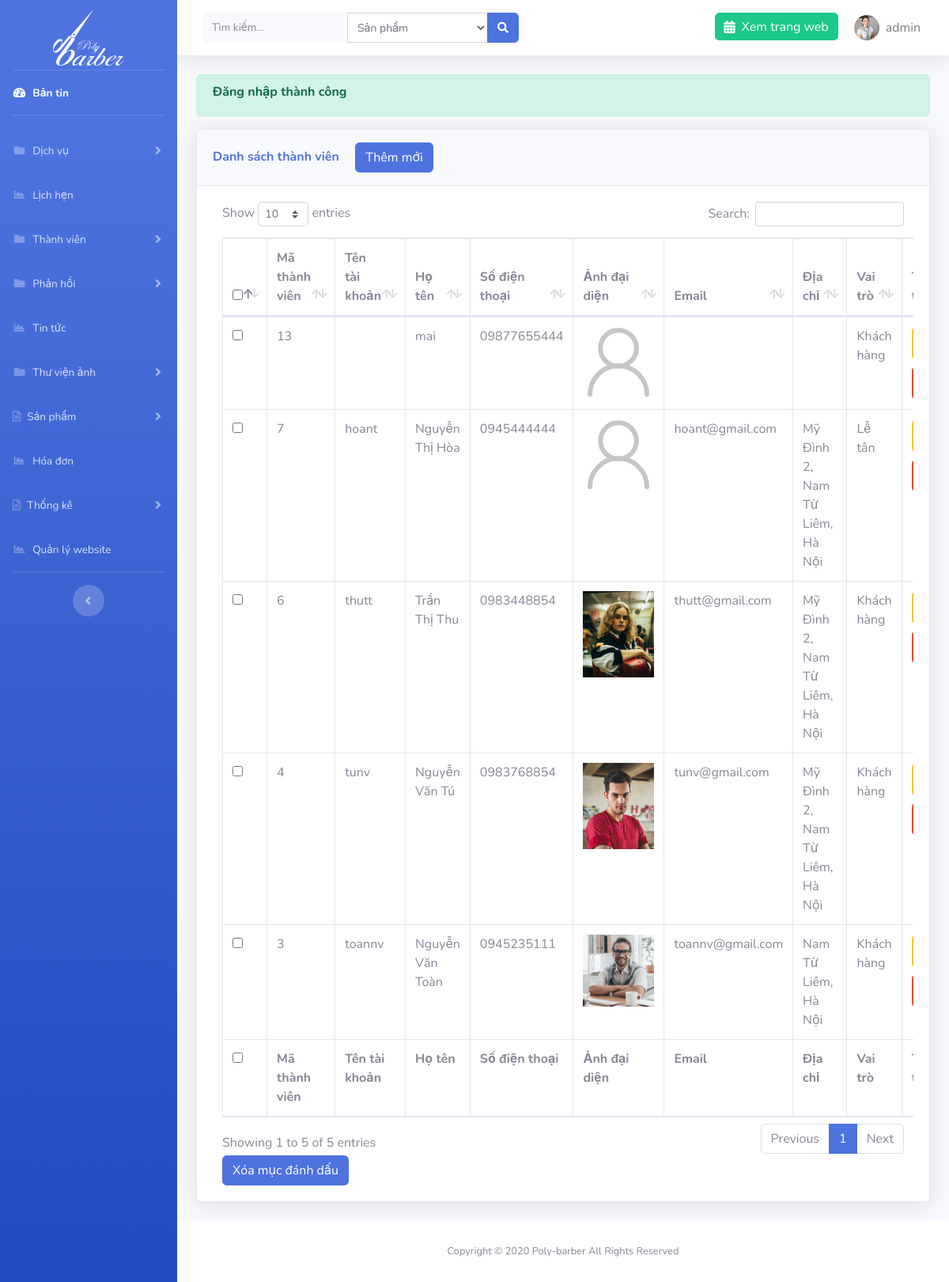
The page /admin/?page=user (signed in) on the database its author committed.
### tables this page shows
CREATE TABLE `setting` (
  `id` int(11) NOT NULL,
  `logo` varchar(191) NOT NULL,
  `file_ico` varchar(191) NOT NULL,
  `title` varchar(191) NOT NULL,
  `introduce` text NOT NULL,
  `slogan` varchar(191) NOT NULL
);

CREATE TABLE `users` (
  `id` int(11) NOT NULL,
  `account` varchar(191) NOT NULL,
  `password` varchar(191) NOT NULL,
  `name` varchar(191) NOT NULL,
  `address` varchar(255) NOT NULL,
  `phone` varchar(11) NOT NULL,
  `email` varchar(191) NOT NULL,
  `role` int(1) NOT NULL,
  `images` varchar(191) DEFAULT NULL,
  `code` varchar(191) DEFAULT NULL,
  `time_code` int(11) DEFAULT NULL
);

### libs/database.php (called while the page is built, shortened)
<?php
function connection()
{
    try {
       $conn = new PDO("mysql:host=localhost; dbname=duan1; charset=utf8", "root", "");
    } catch (PDOException $e) {
        echo "Lỗi Kết nối" . $e->getMessage();
    }
    return $conn;
}
function query_exe($sql) {
    $conn = connection();
    try {
        $stmt = $conn->prepare($sql);
        $stmt->execute();
        $result = $stmt->fetchAll(PDO::FETCH_ASSOC);
        return $result;
    } catch (PDOException $e) {
        echo "Lỗi dữ liệu" . $e->getMessage();
    } finally {
        unset($conn);
    }
}
function query_limit($sql) {
    $conn = connection();
    try {
        $stmt = $conn->prepare($sql);
        $stmt->execute();
        $result = $stmt->fetch(PDO::FETCH_ASSOC);
        return $result;
    } catch (PDOException $e) {
        echo "Lỗi dữ liệu" . $e->getMessage();
    } finally {
        unset($conn);
    }
}

### libs/setting.php (called while the page is built, shortened)
<?php
require_once "database.php";
function list_limit_setting(){
    $sql = "SELECT * from setting order by id limit 0,1";
    return query_limit($sql);
}

### libs/users.php (called while the page is built, shortened)
<?php
require_once "database.php";
function user_list_all($id){
    $sql = "SELECT * from users Where id != $id ORDER BY id DESC";
    return query_exe($sql);
}

### admin/users/index.php (the view, shortened to what this page needs)
<?php
$user =  user_list_all($_SESSION['user']['id']);
?>
<div class="container-fluid">
    <?php if (isset($_SESSION['message'])) : ?>
        <div class="alert alert-success alert-bold">
            <h6 class="font-weight-bold alert-text"><?= $_SESSION['message'] ?></h6>
        </div>
    <?php endif; ?>
    <div class="card shadow mb-4">
        <div class="card-header py-3">
            <h6 class="m-0 font-weight-bold text-primary">Danh sách thành viên <a href="<?= ROOT ?>admin/?page=user&action=add" class="btn btn-primary ml-3">Thêm mới</a></h6>
        </div>
        <div class="card-body">
            <div class="table-responsive">
                <form action="" method="POST" class="col-12">
                    <table class="table table-bordered" id="dataTable" width="100%" cellspacing="0">
                        <thead>
                            <tr>
                                <th>
                                    <input type="checkbox" name="checkall" class="checkall">
                                </th>
                                <th>Mã thành viên</th>
                                <th>Tên tài khoản</th>
                                <th>Họ tên</th>
                                <th>Số điện thoại</th>
                                <th>Ảnh đại diện</th>
                                <th>Email</th>
                                <th>Địa chỉ</th>
                                <th>Vai trò</th>
                                <th>Thao tác</th>
                            </tr>
                        </thead>
                        <tfoot>
                            <tr>
                                <th>
                                    <input type="checkbox" name="checkall" class="checkall">
                                </th>
                                <th>Mã thành viên</th>
                                <th>Tên tài khoản</th>
                                <th>Họ tên</th>
                                <th>Số điện thoại</th>
                                <th>Ảnh đại diện</th>
                                <th>Email</th>
                                <th>Địa chỉ</th>
                                <th>Vai trò</th>
                                <th>Thao tác</th>
                            </tr>
                        </tfoot>
                        <tbody>
                            <?php foreach ($user as $r) : ?>
                                <tr>
                                    <td>
                                        <input type="checkbox" name="id[]" value="<?= $r['id'] ?>">
                                    </td>
                                    <td><?= $r['id'] ?></td>
                                    <td><?= $r['account'] ?></td>
                                    <td><?= $r['name'] ?></td>
                                    <td><?= $r['phone'] ?></td>
                                    <td>
                                        <img src="../images/users/<?= $r['images'] ?>" width="90" alt="">
                                    </td>
                                    <td><?= $r['email'] ?></td>
                                    <td><?= $r['address'] ?></td>
                                    <?php if ($r['role'] == 1) : ?>
                                        <td>Quản trị</td>
                                    <?php elseif ($r['role'] == 2) : ?>
                                        <td>Lễ tân</td>
                                    <?php else : ?>
                                        <td>Khách hàng</td>
                                    <?php endif; ?>
                                    <td>
                                        <a href="<?= ROOT ?>admin/?page=user&action=edit&id=<?= $r['id'] ?>" class="btn btn-warning d-block p-2 w-75 mb-2"><i class="far fa-edit"></i></a>
                                        <a href="<?= ROOT ?>admin/?page=user&id=<?= $r['id'] ?>" onclick="return confirm('Bạn có chắc muốn xóa không')" class="btn btn-danger d-block p-2 w-75"><i class="far fa-trash-alt"></i></a>
                                    </td>
                                </tr>
                            <?php endforeach; ?>
                        </tbody>
                    </table>
                    <button type="submit" class="btn btn-primary" id="btndel-category" name="btn-del">Xóa mục đánh dấu</button>
                </form>
            </div>
        </div>
    </div>
</div>

### admin/template/header.php (shortened to what this page needs)
<?php $setting = list_limit_setting(); ?>
<!DOCTYPE html>
<html lang="en">
<head>
    <link href="resource/vendor/fontawesome-free/css/all.min.css" rel="stylesheet" type="text/css">
    <link rel="stylesheet" href="resource/vendor/select2.min.css" />
<link rel="stylesheet" href="https://maxcdn.bootstrapcdn.com/bootstrap/4.4.1/css/bootstrap.min.css">
    <link href="resource/css/sb-admin-2.css" rel="stylesheet">
    <link href="resource/vendor/datatables/dataTables.bootstrap4.min.css" rel="stylesheet">
</head>
<body id="page-top">
    <div id="wrapper">
        <ul class="navbar-nav bg-gradient-primary sidebar sidebar-dark accordion" id="accordionSidebar">
            <a class="sidebar-brand d-flex align-items-center justify-content-center mb-3 pt-5" href="<?=ROOT?>admin">
                <img src="../images/<?=$setting['logo']?>" alt="logo" width="90" height="70">
            </a>
            <hr class="sidebar-divider my-0">
            <li class="nav-item active">
                <a class="nav-link" href="<?= ROOT ?>admin">
                    <i class="fas fa-fw fa-tachometer-alt"></i>
                    <span>Bản tin</span></a>
            </li>
            <hr class="sidebar-divider">
            <li class="nav-item">
                <a class="nav-link collapsed" href="#" data-toggle="collapse" data-target="#collapsePages" aria-expanded="true" aria-controls="collapsePages">
                    <i class="fas fa-fw fa-folder"></i>
                    <span>Dịch vụ</span>
                </a>
            </li>
            <li class="nav-item">
                <a class="nav-link" href="<?= ROOT ?>admin/?page=appointment">
                    <i class="fas fa-fw fa-chart-area"></i>
                    <span>Lịch hẹn</span></a>
            </li>
             <li class="nav-item">
                <a class="nav-link collapsed" href="#" data-toggle="collapse" data-target="#collapsePages2" aria-expanded="true" aria-controls="collapsePages">
                    <i class="fas fa-fw fa-folder"></i>
                    <span>Thành viên</span>
                </a>
            </li>
             <li class="nav-item">
                <a class="nav-link collapsed" href="#" data-toggle="collapse" data-target="#collapsePages3" aria-expanded="true" aria-controls="collapsePages">
                    <i class="fas fa-fw fa-folder"></i>
                    <span>Phản hồi</span>
                </a>
            </li>
               <li class="nav-item">
                <a class="nav-link" href="<?= ROOT ?>admin/?page=new">
                    <i class="fas fa-fw fa-chart-area"></i>
                    <span>Tin tức</span></a>
            </li>
  <li class="nav-item">
                <a class="nav-link collapsed" href="#" data-toggle="collapse" data-target="#collapsePages4" aria-expanded="true" aria-controls="collapsePages">
                    <i class="fas fa-fw fa-folder"></i>
                    <span>Thư viện ảnh</span>
                </a>
            </li>
            <li class="nav-item">
                <a class="nav-link collapsed" href="#" data-toggle="collapse" data-target="#collapseTwo" aria-expanded="true" aria-controls="collapseTwo">
                    <i class="far fa-file-alt"></i>
                    <span>Sản phẩm</span>
                </a>
            </li>
            <li class="nav-item">
                <a class="nav-link" href="<?= ROOT ?>admin/?page=order">
                    <i class="fas fa-fw fa-chart-area"></i>
                    <span>Hóa đơn</span></a>
            </li>
            <li class="nav-item">
                <a class="nav-link collapsed" href="#" data-toggle="collapse" data-target="#collapseTwo1" aria-expanded="true" aria-controls="collapseTwo">
                    <i class="far fa-file-alt"></i>
                    <span>Thống kê</span>
                </a>
            </li>
               <li class="nav-item">
                <a class="nav-link" href="<?= ROOT ?>admin/?page=setting">
                    <i class="fas fa-fw fa-chart-area"></i>
                    <span>Quản lý website</span></a>
            </li>
            <hr class="sidebar-divider d-none d-md-block">
            <div class="text-center d-none d-md-inline">
                <button class="rounded-circle border-0" id="sidebarToggle"></button>
            </div>
        </ul>
        <div id="content-wrapper" class="d-flex flex-column">
            <div id="content">
                <nav class="navbar navbar-expand navbar-light bg-white topbar mb-4 static-top shadow">
                    <form class="d-none d-sm-inline-block form-inline mr-auto ml-md-3 my-2 my-md-0 mw-100 navbar-search" method="POST" action="<?= ROOT ?>admin/search.php">
                        <div class="input-group">
                            <input name="keyword" type="text" title="Vui lòng nhập nội dung tìm kiếm" class="form-control bg-light border-0 small" placeholder="Tìm kiếm..." aria-label="Search" aria-describedby="basic-addon2" required>
                            <select name="select_search" id="" class="form-control form-control-sm select-search">
                        <option value="1">Sản phẩm</option>
                    </select>
                            <div class="input-group-append">
                                <button class="btn btn-primary" type="submit">
                                    <i class="fas fa-search fa-sm"></i>
                                </button>
                            </div>
                        </div>
                    </form>
                    <ul class="navbar-nav ml-auto">
                        <li class="nav-item no-arrow">
                            <a href="<?=ROOT?>" class="nav-link bg-success text-white h-50 mt-3 rounded"><i class="fas fa-calendar-alt mr-2"></i>Xem trang web</a>
                        </li>
                        <li class="nav-item dropdown no-arrow">
                            <a class="nav-link dropdown-toggle" href="" id="userDropdown" role="button" data-toggle="dropdown" aria-haspopup="true" aria-expanded="false">
                                <img class="img-profile rounded-circle" src="../images/users/<?=$_SESSION['user']['images']?>">
                                <span class="ml-2 mr-2 text-black-50"><?=$_SESSION['user']['account']?></span>
                            </a>
                        </li>
                    </ul>
                </nav>

### rows shown on the page
setting: logo (picture)
users: id "13", name "mai", phone "09877655444", images (placeholder picture), role "Khách hàng"
users: id "7", account "hoant", name "Nguyễn Thị Hòa", phone "0945444444", images (placeholder picture), email "hoant@gmail.com", address "Mỹ Đình 2, Nam Từ Liêm, Hà Nội", role "Lễ tân"
users: id "6", account "thutt", name "Trần Thị Thu", phone "0983448854", images (picture), email "thutt@gmail.com", address "Mỹ Đình 2, Nam Từ Liêm, Hà Nội", role "Khách hàng"
users: id "4", account "tunv", name "Nguyễn Văn Tú", phone "0983768854", images (picture), email "tunv@gmail.com", address "Mỹ Đình 2, Nam Từ Liêm, Hà Nội", role "Khách hàng"
users: id "3", account "toannv", name "Nguyễn Văn Toàn", phone "0945235111", images (picture), email "toannv@gmail.com", address "Nam Từ Liêm, Hà Nội", role "Khách hàng"

### other values the page prints
$_SESSION['user']['account'] "admin"
$_SESSION['message'] "Đăng nhập thành công"
